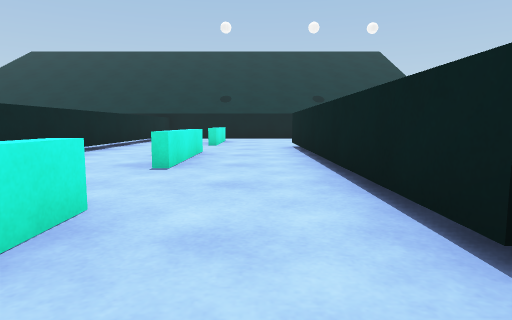
[1] (above)

20 first-person views from a walk through a Unity game level. The camera is 0.51 m above the floor, tilts 6° down and sees 75° across. The floor is counted in squares, 1 m on a side. Each view is taken from the middle of a square. On the plan, view 1 faces up. The plan holds only what a view shows up to about 9 squares ahead; the rest is blank. The place goes on beyond the plan. The player is left out. Surface patterns are stand-ins for the level's own textures.

[2]
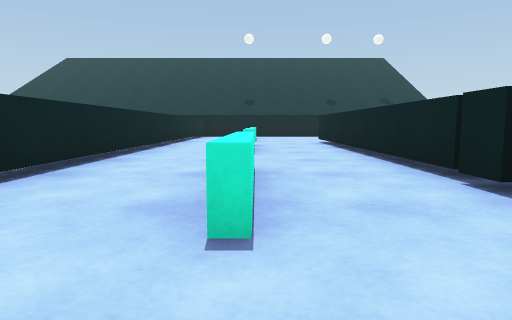

[3]
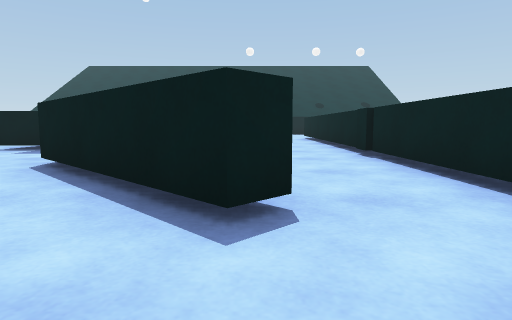

[4]
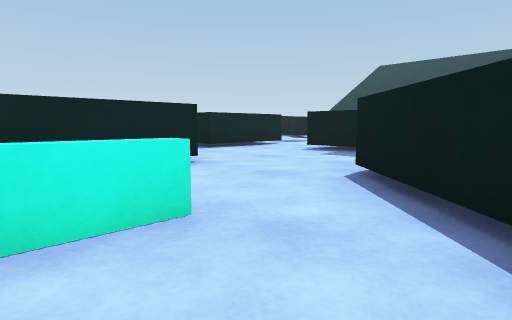

[5]
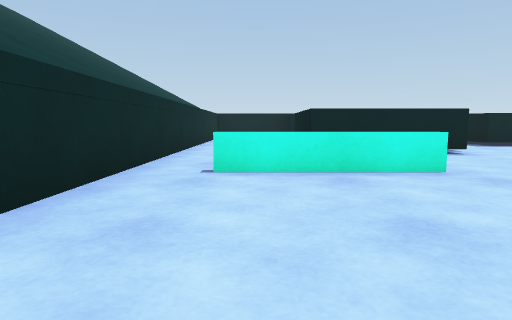

[6]
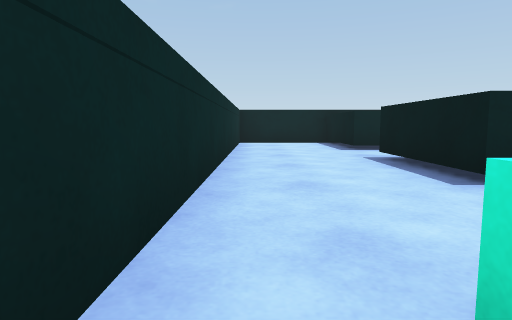

[7]
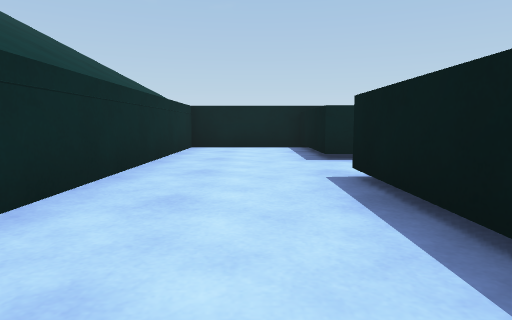

[8]
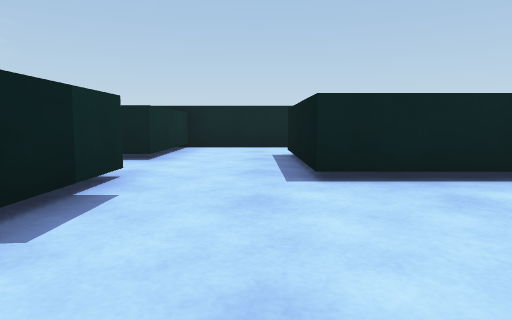

[9]
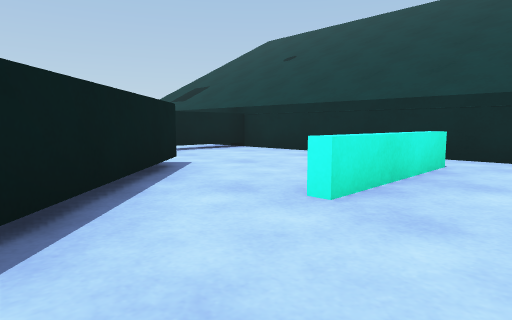

[10]
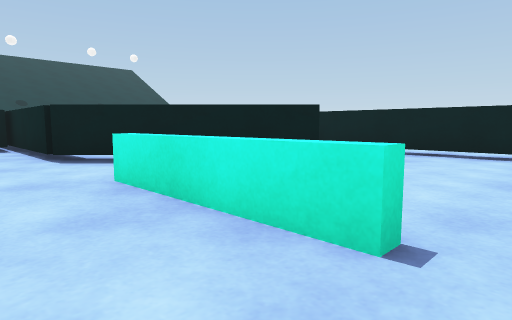

[11]
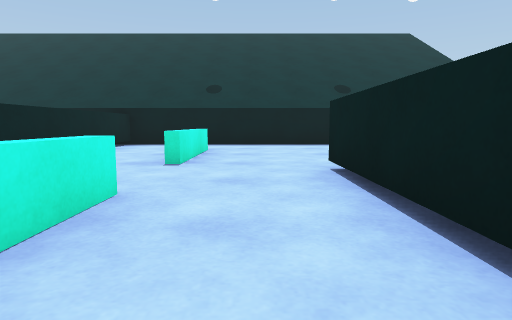

[12]
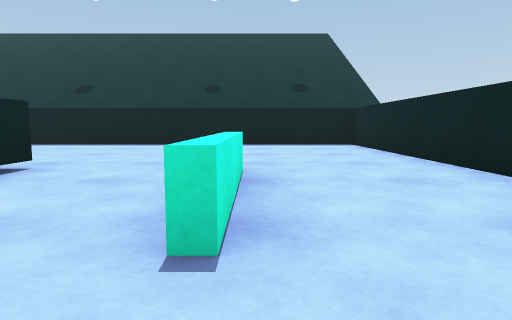

[13]
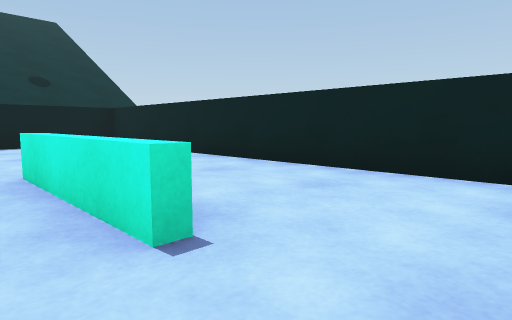

[14]
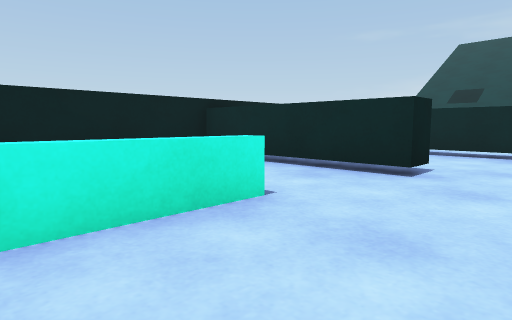

[15]
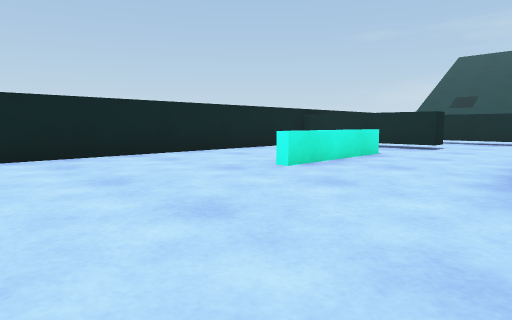

[16]
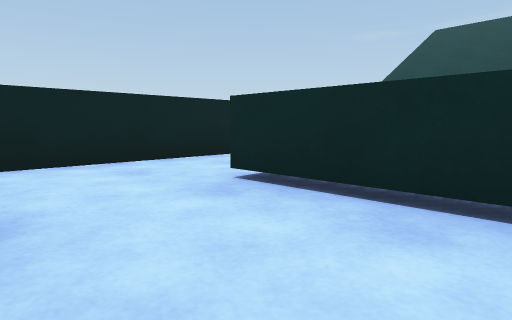

[17]
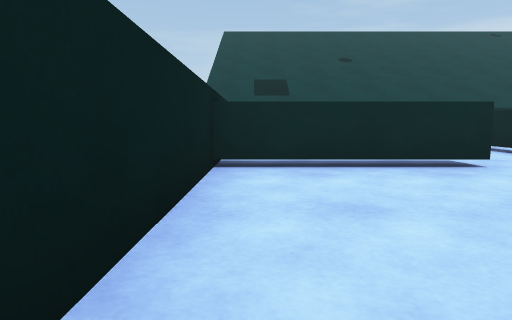

[18]
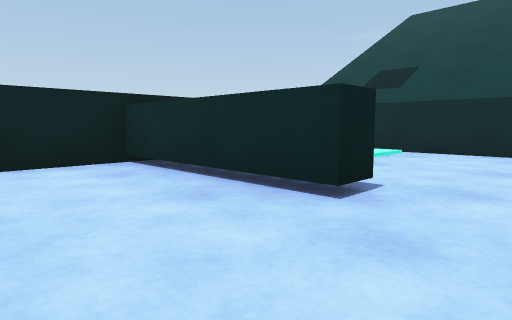

[19]
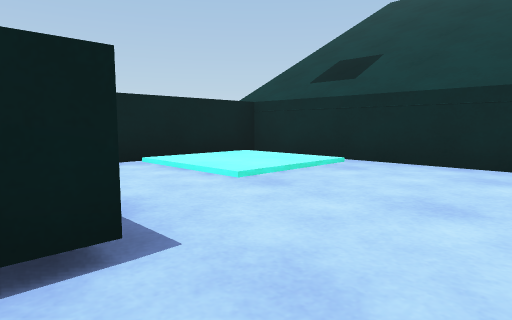

[20]
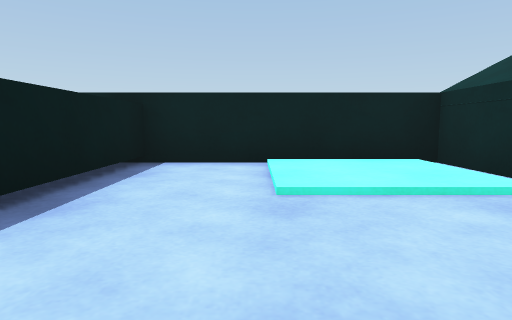

### Floor plan
Key: @ floor where view 1 was taken; # wall or solid block; . main floor; : floor 0.05 m higher than the main floor; = window, fence, low wall or low ledge; ^ raised ledge.
Columns run from 13 left of view 1 to 7 right of it. Each row starts with its distance up from view 1.
 13          ############
 12          #..........#
 11          #..........#
 10          #..^.......#
  9          #..^.......#
  8          #..........#
  7          #....#..^..#
  6          #..=.#..^..#
  5          #..=.#.....#
  4          ^..=.#.....#
  3      ^.^ ^....#..####
  2      ^.^^^..=.#.....#
  1 #..^^^...#..=.####..#
  0 #........#..=@#.....#
 -1 #........##...#.....#
 -2 ^^^^.^^^..##..#..####
 -3    ^   ^.=.##.#.....#
 -4 ^^^^.^^^.=....#.....#
 -5 #........=....#...::#
 -6 #.............#...::#
 -7 #####################

Positions as (right, up) in squares from view 1, and headings:
1: (0, 0), facing up
2: (-1, -2), facing up
3: (-1, -5), facing up
4: (-2, -4), facing up-left
5: (0, -5), facing left
6: (-3, -6), facing left
7: (-5, -5), facing left
8: (-5, 0), facing left
9: (-5, -1), facing down-right
10: (-5, -6), facing up-right
11: (0, 4), facing up
12: (4, 4), facing up
13: (3, 4), facing up-right
14: (2, 7), facing down-right
15: (1, 11), facing down-right
16: (2, 3), facing down-right
17: (6, 2), facing down
18: (2, 0), facing down-right
19: (2, -2), facing down-right
20: (2, -4), facing right
